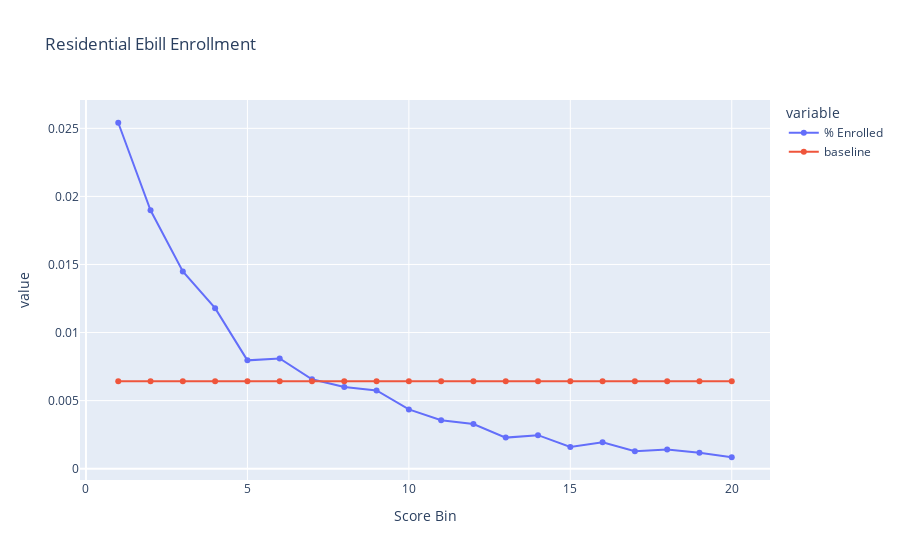

Source (notebook cell):
### Code cell
# Divide the score into 20 bins
num_bins=20
labels=list(range(20, 0, -1))
labels

pred_file_val2=pred_file_val[pred_file_val['seg']=='resi']
pred_file_val2['Score Bin']=pd.qcut(pred_file_val2['enroll_score'], q=20, labels=labels)

forline=pred_file_val2.groupby('Score Bin')['y'].mean().reset_index()
forline.rename(columns={'y': '% Enrolled'}, inplace=True)
forline['baseline']=pred_file_val2['y'].mean()
print(forline)
fig = px.line(forline, x='Score Bin', y=['% Enrolled', 'baseline'], title='Residential Ebill Enrollment', 
              markers=True)
fig.show()

### Figure 1 — Plotly figure (JSON) as saved in the notebook; plotly's stock layout.template omitted (floating-point values rounded to 4 significant figures)
{"data": [{"hovertemplate": "variable=% Enrolled<br>Score Bin=%{x}<br>value=%{y}<extra></extra>", "legendgroup": "% Enrolled", "line": {"color": "#636efa", "dash": "solid"}, "marker": {"symbol": "circle"}, "mode": "lines+markers", "name": "% Enrolled", "orientation": "v", "showlegend": true, "type": "scatter", "x": [20, 19, 18, 17, 16, 15, 14, 13, 12, 11, 10, 9, 8, 7, 6, 5, 4, 3, 2, 1], "xaxis": "x", "y": [0.0008381, 0.00117, 0.001413, 0.001277, 0.001938, 0.001596, 0.002462, 0.00228, 0.003283, 0.003557, 0.004354, 0.005745, 0.005996, 0.006566, 0.008093, 0.007956, 0.01179, 0.01448, 0.01898, 0.02541], "yaxis": "y"}, {"hovertemplate": "variable=baseline<br>Score Bin=%{x}<br>value=%{y}<extra></extra>", "legendgroup": "baseline", "line": {"color": "#EF553B", "dash": "solid"}, "marker": {"symbol": "circle"}, "mode": "lines+markers", "name": "baseline", "orientation": "v", "showlegend": true, "type": "scatter", "x": [20, 19, 18, 17, 16, 15, 14, 13, 12, 11, 10, 9, 8, 7, 6, 5, 4, 3, 2, 1], "xaxis": "x", "y": [0.006428, 0.006428, 0.006428, 0.006428, 0.006428, 0.006428, 0.006428, 0.006428, 0.006428, 0.006428, 0.006428, 0.006428, 0.006428, 0.006428, 0.006428, 0.006428, 0.006428, 0.006428, 0.006428, 0.006428], "yaxis": "y"}], "layout": {"autosize": true, "legend": {"title": {"text": "variable"}, "tracegroupgap": 0}, "title": {"text": "Residential Ebill Enrollment"}, "xaxis": {"anchor": "y", "autorange": true, "domain": [0, 1], "range": [-0.313, 21.31], "title": {"text": "Score Bin"}, "type": "linear"}, "yaxis": {"anchor": "x", "autorange": true, "domain": [0, 1], "range": [-0.00119, 0.02744], "title": {"text": "value"}, "type": "linear"}}}
